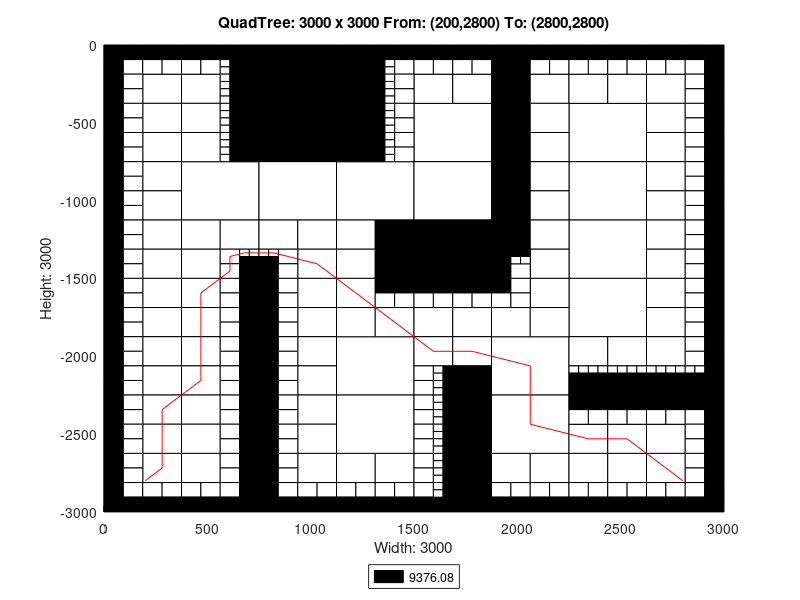

Recreate this plot in MATLAB.
axis([0 3000 -3000 0]);
title('QuadTree: 3000 x 3000 From: (200,2800) To: (2800,2800)');
xlabel('Width: 3000');
ylabel('Height: 3000');
rectangle('Position',[750 -375 375 375], 'FaceColor',[0 0 0]);
rectangle('Position',[750 -750 375 375], 'FaceColor',[0 0 0]);
rectangle('Position',[375 -1125 375 375], 'FaceColor',[1 1 1]);
rectangle('Position',[750 -1125 375 375], 'FaceColor',[1 1 1]);
rectangle('Position',[1125 -1125 375 375], 'FaceColor',[1 1 1]);
rectangle('Position',[1500 -750 375 375], 'FaceColor',[1 1 1]);
rectangle('Position',[2250 -750 375 375], 'FaceColor',[1 1 1]);
rectangle('Position',[1500 -1125 375 375], 'FaceColor',[1 1 1]);
rectangle('Position',[1500 -1500 375 375], 'FaceColor',[0 0 0]);
rectangle('Position',[2250 -1125 375 375], 'FaceColor',[1 1 1]);
rectangle('Position',[2250 -1500 375 375], 'FaceColor',[1 1 1]);
rectangle('Position',[1125 -2250 375 375], 'FaceColor',[1 1 1]);
rectangle('Position',[1125 -2625 375 375], 'FaceColor',[1 1 1]);
rectangle('Position',[1875 -2250 375 375], 'FaceColor',[1 1 1]);
rectangle('Position',[2250 -1875 375 375], 'FaceColor',[1 1 1]);
rectangle('Position',[1875 -2625 375 375], 'FaceColor',[1 1 1]);
rectangle('Position',[187.5 -375 187.5 187.5], 'FaceColor',[1 1 1]);
rectangle('Position',[375 -375 187.5 187.5], 'FaceColor',[1 1 1]);
rectangle('Position',[187.5 -562.5 187.5 187.5], 'FaceColor',[1 1 1]);
rectangle('Position',[187.5 -750 187.5 187.5], 'FaceColor',[1 1 1]);
rectangle('Position',[375 -562.5 187.5 187.5], 'FaceColor',[1 1 1]);
rectangle('Position',[375 -750 187.5 187.5], 'FaceColor',[1 1 1]);
rectangle('Position',[1125 -187.5 187.5 187.5], 'FaceColor',[0 0 0]);
rectangle('Position',[1125 -375 187.5 187.5], 'FaceColor',[0 0 0]);
rectangle('Position',[1125 -562.5 187.5 187.5], 'FaceColor',[0 0 0]);
rectangle('Position',[1125 -750 187.5 187.5], 'FaceColor',[0 0 0]);
rectangle('Position',[187.5 -937.5 187.5 187.5], 'FaceColor',[1 1 1]);
rectangle('Position',[187.5 -1125 187.5 187.5], 'FaceColor',[1 1 1]);
rectangle('Position',[187.5 -1312.5 187.5 187.5], 'FaceColor',[1 1 1]);
rectangle('Position',[187.5 -1500 187.5 187.5], 'FaceColor',[1 1 1]);
rectangle('Position',[375 -1312.5 187.5 187.5], 'FaceColor',[1 1 1]);
rectangle('Position',[562.5 -1312.5 187.5 187.5], 'FaceColor',[1 1 1]);
rectangle('Position',[375 -1500 187.5 187.5], 'FaceColor',[1 1 1]);
rectangle('Position',[750 -1312.5 187.5 187.5], 'FaceColor',[1 1 1]);
rectangle('Position',[937.5 -1312.5 187.5 187.5], 'FaceColor',[1 1 1]);
rectangle('Position',[937.5 -1500 187.5 187.5], 'FaceColor',[1 1 1]);
rectangle('Position',[1125 -1312.5 187.5 187.5], 'FaceColor',[1 1 1]);
rectangle('Position',[1312.5 -1312.5 187.5 187.5], 'FaceColor',[0 0 0]);
rectangle('Position',[1125 -1500 187.5 187.5], 'FaceColor',[1 1 1]);
rectangle('Position',[1312.5 -1500 187.5 187.5], 'FaceColor',[0 0 0]);
rectangle('Position',[1500 -375 187.5 187.5], 'FaceColor',[1 1 1]);
rectangle('Position',[1687.5 -375 187.5 187.5], 'FaceColor',[1 1 1]);
rectangle('Position',[1875 -187.5 187.5 187.5], 'FaceColor',[0 0 0]);
rectangle('Position',[1875 -375 187.5 187.5], 'FaceColor',[0 0 0]);
rectangle('Position',[2062.5 -375 187.5 187.5], 'FaceColor',[1 1 1]);
rectangle('Position',[1875 -562.5 187.5 187.5], 'FaceColor',[0 0 0]);
rectangle('Position',[2062.5 -562.5 187.5 187.5], 'FaceColor',[1 1 1]);
rectangle('Position',[1875 -750 187.5 187.5], 'FaceColor',[0 0 0]);
rectangle('Position',[2062.5 -750 187.5 187.5], 'FaceColor',[1 1 1]);
rectangle('Position',[2250 -375 187.5 187.5], 'FaceColor',[1 1 1]);
rectangle('Position',[2437.5 -375 187.5 187.5], 'FaceColor',[1 1 1]);
rectangle('Position',[2625 -375 187.5 187.5], 'FaceColor',[1 1 1]);
rectangle('Position',[2625 -562.5 187.5 187.5], 'FaceColor',[1 1 1]);
rectangle('Position',[2625 -750 187.5 187.5], 'FaceColor',[1 1 1]);
rectangle('Position',[1875 -937.5 187.5 187.5], 'FaceColor',[0 0 0]);
rectangle('Position',[2062.5 -937.5 187.5 187.5], 'FaceColor',[1 1 1]);
rectangle('Position',[1875 -1125 187.5 187.5], 'FaceColor',[0 0 0]);
rectangle('Position',[2062.5 -1125 187.5 187.5], 'FaceColor',[1 1 1]);
rectangle('Position',[1875 -1312.5 187.5 187.5], 'FaceColor',[0 0 0]);
rectangle('Position',[2062.5 -1312.5 187.5 187.5], 'FaceColor',[1 1 1]);
rectangle('Position',[2062.5 -1500 187.5 187.5], 'FaceColor',[1 1 1]);
rectangle('Position',[2625 -937.5 187.5 187.5], 'FaceColor',[1 1 1]);
rectangle('Position',[2625 -1125 187.5 187.5], 'FaceColor',[1 1 1]);
rectangle('Position',[2625 -1312.5 187.5 187.5], 'FaceColor',[1 1 1]);
rectangle('Position',[2625 -1500 187.5 187.5], 'FaceColor',[1 1 1]);
rectangle('Position',[187.5 -1687.5 187.5 187.5], 'FaceColor',[1 1 1]);
rectangle('Position',[187.5 -1875 187.5 187.5], 'FaceColor',[1 1 1]);
rectangle('Position',[375 -1687.5 187.5 187.5], 'FaceColor',[1 1 1]);
rectangle('Position',[375 -1875 187.5 187.5], 'FaceColor',[1 1 1]);
rectangle('Position',[187.5 -2062.5 187.5 187.5], 'FaceColor',[1 1 1]);
rectangle('Position',[187.5 -2250 187.5 187.5], 'FaceColor',[1 1 1]);
rectangle('Position',[375 -2062.5 187.5 187.5], 'FaceColor',[1 1 1]);
rectangle('Position',[375 -2250 187.5 187.5], 'FaceColor',[1 1 1]);
rectangle('Position',[937.5 -1687.5 187.5 187.5], 'FaceColor',[1 1 1]);
rectangle('Position',[937.5 -1875 187.5 187.5], 'FaceColor',[1 1 1]);
rectangle('Position',[1125 -1687.5 187.5 187.5], 'FaceColor',[1 1 1]);
rectangle('Position',[1125 -1875 187.5 187.5], 'FaceColor',[1 1 1]);
rectangle('Position',[1312.5 -1875 187.5 187.5], 'FaceColor',[1 1 1]);
rectangle('Position',[937.5 -2062.5 187.5 187.5], 'FaceColor',[1 1 1]);
rectangle('Position',[937.5 -2250 187.5 187.5], 'FaceColor',[1 1 1]);
rectangle('Position',[187.5 -2437.5 187.5 187.5], 'FaceColor',[1 1 1]);
rectangle('Position',[187.5 -2625 187.5 187.5], 'FaceColor',[1 1 1]);
rectangle('Position',[375 -2437.5 187.5 187.5], 'FaceColor',[1 1 1]);
rectangle('Position',[375 -2625 187.5 187.5], 'FaceColor',[1 1 1]);
rectangle('Position',[187.5 -2812.5 187.5 187.5], 'FaceColor',[1 1 1]);
rectangle('Position',[375 -2812.5 187.5 187.5], 'FaceColor',[1 1 1]);
rectangle('Position',[937.5 -2437.5 187.5 187.5], 'FaceColor',[1 1 1]);
rectangle('Position',[937.5 -2625 187.5 187.5], 'FaceColor',[1 1 1]);
rectangle('Position',[937.5 -2812.5 187.5 187.5], 'FaceColor',[1 1 1]);
rectangle('Position',[1125 -2812.5 187.5 187.5], 'FaceColor',[1 1 1]);
rectangle('Position',[1312.5 -2812.5 187.5 187.5], 'FaceColor',[1 1 1]);
rectangle('Position',[1500 -1875 187.5 187.5], 'FaceColor',[1 1 1]);
rectangle('Position',[1687.5 -1875 187.5 187.5], 'FaceColor',[1 1 1]);
rectangle('Position',[2062.5 -1687.5 187.5 187.5], 'FaceColor',[1 1 1]);
rectangle('Position',[1875 -1875 187.5 187.5], 'FaceColor',[1 1 1]);
rectangle('Position',[2062.5 -1875 187.5 187.5], 'FaceColor',[1 1 1]);
rectangle('Position',[1500 -2062.5 187.5 187.5], 'FaceColor',[1 1 1]);
rectangle('Position',[1687.5 -2062.5 187.5 187.5], 'FaceColor',[1 1 1]);
rectangle('Position',[1687.5 -2250 187.5 187.5], 'FaceColor',[0 0 0]);
rectangle('Position',[2625 -1687.5 187.5 187.5], 'FaceColor',[1 1 1]);
rectangle('Position',[2625 -1875 187.5 187.5], 'FaceColor',[1 1 1]);
rectangle('Position',[2250 -2062.5 187.5 187.5], 'FaceColor',[1 1 1]);
rectangle('Position',[2437.5 -2062.5 187.5 187.5], 'FaceColor',[1 1 1]);
rectangle('Position',[2625 -2062.5 187.5 187.5], 'FaceColor',[1 1 1]);
rectangle('Position',[1687.5 -2437.5 187.5 187.5], 'FaceColor',[0 0 0]);
rectangle('Position',[1687.5 -2625 187.5 187.5], 'FaceColor',[0 0 0]);
rectangle('Position',[1687.5 -2812.5 187.5 187.5], 'FaceColor',[0 0 0]);
rectangle('Position',[1687.5 -3000 187.5 187.5], 'FaceColor',[0 0 0]);
rectangle('Position',[1875 -2812.5 187.5 187.5], 'FaceColor',[1 1 1]);
rectangle('Position',[2062.5 -2812.5 187.5 187.5], 'FaceColor',[1 1 1]);
rectangle('Position',[2250 -2625 187.5 187.5], 'FaceColor',[1 1 1]);
rectangle('Position',[2437.5 -2625 187.5 187.5], 'FaceColor',[1 1 1]);
rectangle('Position',[2625 -2625 187.5 187.5], 'FaceColor',[1 1 1]);
rectangle('Position',[2250 -2812.5 187.5 187.5], 'FaceColor',[1 1 1]);
rectangle('Position',[2437.5 -2812.5 187.5 187.5], 'FaceColor',[1 1 1]);
rectangle('Position',[2625 -2812.5 187.5 187.5], 'FaceColor',[1 1 1]);
rectangle('Position',[0 -93.75 93.75 93.75], 'FaceColor',[0 0 0]);
rectangle('Position',[93.75 -93.75 93.75 93.75], 'FaceColor',[0 0 0]);
rectangle('Position',[0 -187.5 93.75 93.75], 'FaceColor',[0 0 0]);
rectangle('Position',[93.75 -187.5 93.75 93.75], 'FaceColor',[1 1 1]);
rectangle('Position',[187.5 -93.75 93.75 93.75], 'FaceColor',[0 0 0]);
rectangle('Position',[281.25 -93.75 93.75 93.75], 'FaceColor',[0 0 0]);
rectangle('Position',[187.5 -187.5 93.75 93.75], 'FaceColor',[1 1 1]);
rectangle('Position',[281.25 -187.5 93.75 93.75], 'FaceColor',[1 1 1]);
rectangle('Position',[0 -281.25 93.75 93.75], 'FaceColor',[0 0 0]);
rectangle('Position',[93.75 -281.25 93.75 93.75], 'FaceColor',[1 1 1]);
rectangle('Position',[0 -375 93.75 93.75], 'FaceColor',[0 0 0]);
rectangle('Position',[93.75 -375 93.75 93.75], 'FaceColor',[1 1 1]);
rectangle('Position',[375 -93.75 93.75 93.75], 'FaceColor',[0 0 0]);
rectangle('Position',[468.75 -93.75 93.75 93.75], 'FaceColor',[0 0 0]);
rectangle('Position',[375 -187.5 93.75 93.75], 'FaceColor',[1 1 1]);
rectangle('Position',[468.75 -187.5 93.75 93.75], 'FaceColor',[1 1 1]);
rectangle('Position',[562.5 -93.75 93.75 93.75], 'FaceColor',[0 0 0]);
rectangle('Position',[656.25 -93.75 93.75 93.75], 'FaceColor',[0 0 0]);
rectangle('Position',[656.25 -187.5 93.75 93.75], 'FaceColor',[0 0 0]);
rectangle('Position',[656.25 -281.25 93.75 93.75], 'FaceColor',[0 0 0]);
rectangle('Position',[656.25 -375 93.75 93.75], 'FaceColor',[0 0 0]);
rectangle('Position',[0 -468.75 93.75 93.75], 'FaceColor',[0 0 0]);
rectangle('Position',[93.75 -468.75 93.75 93.75], 'FaceColor',[1 1 1]);
rectangle('Position',[0 -562.5 93.75 93.75], 'FaceColor',[0 0 0]);
rectangle('Position',[93.75 -562.5 93.75 93.75], 'FaceColor',[1 1 1]);
rectangle('Position',[0 -656.25 93.75 93.75], 'FaceColor',[0 0 0]);
rectangle('Position',[93.75 -656.25 93.75 93.75], 'FaceColor',[1 1 1]);
rectangle('Position',[0 -750 93.75 93.75], 'FaceColor',[0 0 0]);
rectangle('Position',[93.75 -750 93.75 93.75], 'FaceColor',[1 1 1]);
rectangle('Position',[656.25 -468.75 93.75 93.75], 'FaceColor',[0 0 0]);
rectangle('Position',[656.25 -562.5 93.75 93.75], 'FaceColor',[0 0 0]);
rectangle('Position',[656.25 -656.25 93.75 93.75], 'FaceColor',[0 0 0]);
rectangle('Position',[656.25 -750 93.75 93.75], 'FaceColor',[0 0 0]);
rectangle('Position',[1312.5 -93.75 93.75 93.75], 'FaceColor',[0 0 0]);
rectangle('Position',[1406.25 -93.75 93.75 93.75], 'FaceColor',[0 0 0]);
rectangle('Position',[1406.25 -187.5 93.75 93.75], 'FaceColor',[1 1 1]);
rectangle('Position',[1406.25 -281.25 93.75 93.75], 'FaceColor',[1 1 1]);
rectangle('Position',[1406.25 -375 93.75 93.75], 'FaceColor',[1 1 1]);
rectangle('Position',[1406.25 -468.75 93.75 93.75], 'FaceColor',[1 1 1]);
rectangle('Position',[1406.25 -562.5 93.75 93.75], 'FaceColor',[1 1 1]);
rectangle('Position',[1406.25 -656.25 93.75 93.75], 'FaceColor',[1 1 1]);
rectangle('Position',[1406.25 -750 93.75 93.75], 'FaceColor',[1 1 1]);
rectangle('Position',[0 -843.75 93.75 93.75], 'FaceColor',[0 0 0]);
rectangle('Position',[93.75 -843.75 93.75 93.75], 'FaceColor',[1 1 1]);
rectangle('Position',[0 -937.5 93.75 93.75], 'FaceColor',[0 0 0]);
rectangle('Position',[93.75 -937.5 93.75 93.75], 'FaceColor',[1 1 1]);
rectangle('Position',[0 -1031.25 93.75 93.75], 'FaceColor',[0 0 0]);
rectangle('Position',[93.75 -1031.25 93.75 93.75], 'FaceColor',[1 1 1]);
rectangle('Position',[0 -1125 93.75 93.75], 'FaceColor',[0 0 0]);
rectangle('Position',[93.75 -1125 93.75 93.75], 'FaceColor',[1 1 1]);
rectangle('Position',[0 -1218.75 93.75 93.75], 'FaceColor',[0 0 0]);
rectangle('Position',[93.75 -1218.75 93.75 93.75], 'FaceColor',[1 1 1]);
rectangle('Position',[0 -1312.5 93.75 93.75], 'FaceColor',[0 0 0]);
rectangle('Position',[93.75 -1312.5 93.75 93.75], 'FaceColor',[1 1 1]);
rectangle('Position',[0 -1406.25 93.75 93.75], 'FaceColor',[0 0 0]);
rectangle('Position',[93.75 -1406.25 93.75 93.75], 'FaceColor',[1 1 1]);
rectangle('Position',[0 -1500 93.75 93.75], 'FaceColor',[0 0 0]);
rectangle('Position',[93.75 -1500 93.75 93.75], 'FaceColor',[1 1 1]);
rectangle('Position',[562.5 -1406.25 93.75 93.75], 'FaceColor',[1 1 1]);
rectangle('Position',[562.5 -1500 93.75 93.75], 'FaceColor',[1 1 1]);
rectangle('Position',[656.25 -1500 93.75 93.75], 'FaceColor',[0 0 0]);
rectangle('Position',[843.75 -1406.25 93.75 93.75], 'FaceColor',[1 1 1]);
rectangle('Position',[750 -1500 93.75 93.75], 'FaceColor',[0 0 0]);
rectangle('Position',[843.75 -1500 93.75 93.75], 'FaceColor',[1 1 1]);
rectangle('Position',[1500 -93.75 93.75 93.75], 'FaceColor',[0 0 0]);
rectangle('Position',[1593.75 -93.75 93.75 93.75], 'FaceColor',[0 0 0]);
rectangle('Position',[1500 -187.5 93.75 93.75], 'FaceColor',[1 1 1]);
rectangle('Position',[1593.75 -187.5 93.75 93.75], 'FaceColor',[1 1 1]);
rectangle('Position',[1687.5 -93.75 93.75 93.75], 'FaceColor',[0 0 0]);
rectangle('Position',[1781.25 -93.75 93.75 93.75], 'FaceColor',[0 0 0]);
rectangle('Position',[1687.5 -187.5 93.75 93.75], 'FaceColor',[1 1 1]);
rectangle('Position',[1781.25 -187.5 93.75 93.75], 'FaceColor',[1 1 1]);
rectangle('Position',[2062.5 -93.75 93.75 93.75], 'FaceColor',[0 0 0]);
rectangle('Position',[2156.25 -93.75 93.75 93.75], 'FaceColor',[0 0 0]);
rectangle('Position',[2062.5 -187.5 93.75 93.75], 'FaceColor',[1 1 1]);
rectangle('Position',[2156.25 -187.5 93.75 93.75], 'FaceColor',[1 1 1]);
rectangle('Position',[2250 -93.75 93.75 93.75], 'FaceColor',[0 0 0]);
rectangle('Position',[2343.75 -93.75 93.75 93.75], 'FaceColor',[0 0 0]);
rectangle('Position',[2250 -187.5 93.75 93.75], 'FaceColor',[1 1 1]);
rectangle('Position',[2343.75 -187.5 93.75 93.75], 'FaceColor',[1 1 1]);
rectangle('Position',[2437.5 -93.75 93.75 93.75], 'FaceColor',[0 0 0]);
rectangle('Position',[2531.25 -93.75 93.75 93.75], 'FaceColor',[0 0 0]);
rectangle('Position',[2437.5 -187.5 93.75 93.75], 'FaceColor',[1 1 1]);
rectangle('Position',[2531.25 -187.5 93.75 93.75], 'FaceColor',[1 1 1]);
rectangle('Position',[2625 -93.75 93.75 93.75], 'FaceColor',[0 0 0]);
rectangle('Position',[2718.75 -93.75 93.75 93.75], 'FaceColor',[0 0 0]);
rectangle('Position',[2625 -187.5 93.75 93.75], 'FaceColor',[1 1 1]);
rectangle('Position',[2718.75 -187.5 93.75 93.75], 'FaceColor',[1 1 1]);
rectangle('Position',[2812.5 -93.75 93.75 93.75], 'FaceColor',[0 0 0]);
rectangle('Position',[2906.25 -93.75 93.75 93.75], 'FaceColor',[0 0 0]);
rectangle('Position',[2812.5 -187.5 93.75 93.75], 'FaceColor',[1 1 1]);
rectangle('Position',[2906.25 -187.5 93.75 93.75], 'FaceColor',[0 0 0]);
rectangle('Position',[2812.5 -281.25 93.75 93.75], 'FaceColor',[1 1 1]);
rectangle('Position',[2906.25 -281.25 93.75 93.75], 'FaceColor',[0 0 0]);
rectangle('Position',[2812.5 -375 93.75 93.75], 'FaceColor',[1 1 1]);
rectangle('Position',[2906.25 -375 93.75 93.75], 'FaceColor',[0 0 0]);
rectangle('Position',[2812.5 -468.75 93.75 93.75], 'FaceColor',[1 1 1]);
rectangle('Position',[2906.25 -468.75 93.75 93.75], 'FaceColor',[0 0 0]);
rectangle('Position',[2812.5 -562.5 93.75 93.75], 'FaceColor',[1 1 1]);
rectangle('Position',[2906.25 -562.5 93.75 93.75], 'FaceColor',[0 0 0]);
rectangle('Position',[2812.5 -656.25 93.75 93.75], 'FaceColor',[1 1 1]);
rectangle('Position',[2906.25 -656.25 93.75 93.75], 'FaceColor',[0 0 0]);
rectangle('Position',[2812.5 -750 93.75 93.75], 'FaceColor',[1 1 1]);
rectangle('Position',[2906.25 -750 93.75 93.75], 'FaceColor',[0 0 0]);
rectangle('Position',[1875 -1406.25 93.75 93.75], 'FaceColor',[0 0 0]);
rectangle('Position',[1875 -1500 93.75 93.75], 'FaceColor',[0 0 0]);
rectangle('Position',[1968.75 -1500 93.75 93.75], 'FaceColor',[1 1 1]);
rectangle('Position',[2812.5 -843.75 93.75 93.75], 'FaceColor',[1 1 1]);
rectangle('Position',[2906.25 -843.75 93.75 93.75], 'FaceColor',[0 0 0]);
rectangle('Position',[2812.5 -937.5 93.75 93.75], 'FaceColor',[1 1 1]);
rectangle('Position',[2906.25 -937.5 93.75 93.75], 'FaceColor',[0 0 0]);
rectangle('Position',[2812.5 -1031.25 93.75 93.75], 'FaceColor',[1 1 1]);
rectangle('Position',[2906.25 -1031.25 93.75 93.75], 'FaceColor',[0 0 0]);
rectangle('Position',[2812.5 -1125 93.75 93.75], 'FaceColor',[1 1 1]);
rectangle('Position',[2906.25 -1125 93.75 93.75], 'FaceColor',[0 0 0]);
rectangle('Position',[2812.5 -1218.75 93.75 93.75], 'FaceColor',[1 1 1]);
rectangle('Position',[2906.25 -1218.75 93.75 93.75], 'FaceColor',[0 0 0]);
rectangle('Position',[2812.5 -1312.5 93.75 93.75], 'FaceColor',[1 1 1]);
rectangle('Position',[2906.25 -1312.5 93.75 93.75], 'FaceColor',[0 0 0]);
rectangle('Position',[2812.5 -1406.25 93.75 93.75], 'FaceColor',[1 1 1]);
rectangle('Position',[2906.25 -1406.25 93.75 93.75], 'FaceColor',[0 0 0]);
rectangle('Position',[2812.5 -1500 93.75 93.75], 'FaceColor',[1 1 1]);
rectangle('Position',[2906.25 -1500 93.75 93.75], 'FaceColor',[0 0 0]);
rectangle('Position',[0 -1593.75 93.75 93.75], 'FaceColor',[0 0 0]);
rectangle('Position',[93.75 -1593.75 93.75 93.75], 'FaceColor',[1 1 1]);
rectangle('Position',[0 -1687.5 93.75 93.75], 'FaceColor',[0 0 0]);
rectangle('Position',[93.75 -1687.5 93.75 93.75], 'FaceColor',[1 1 1]);
rectangle('Position',[0 -1781.25 93.75 93.75], 'FaceColor',[0 0 0]);
rectangle('Position',[93.75 -1781.25 93.75 93.75], 'FaceColor',[1 1 1]);
rectangle('Position',[0 -1875 93.75 93.75], 'FaceColor',[0 0 0]);
rectangle('Position',[93.75 -1875 93.75 93.75], 'FaceColor',[1 1 1]);
rectangle('Position',[562.5 -1593.75 93.75 93.75], 'FaceColor',[1 1 1]);
rectangle('Position',[656.25 -1593.75 93.75 93.75], 'FaceColor',[0 0 0]);
rectangle('Position',[562.5 -1687.5 93.75 93.75], 'FaceColor',[1 1 1]);
rectangle('Position',[656.25 -1687.5 93.75 93.75], 'FaceColor',[0 0 0]);
rectangle('Position',[562.5 -1781.25 93.75 93.75], 'FaceColor',[1 1 1]);
rectangle('Position',[656.25 -1781.25 93.75 93.75], 'FaceColor',[0 0 0]);
rectangle('Position',[562.5 -1875 93.75 93.75], 'FaceColor',[1 1 1]);
rectangle('Position',[656.25 -1875 93.75 93.75], 'FaceColor',[0 0 0]);
rectangle('Position',[0 -1968.75 93.75 93.75], 'FaceColor',[0 0 0]);
rectangle('Position',[93.75 -1968.75 93.75 93.75], 'FaceColor',[1 1 1]);
rectangle('Position',[0 -2062.5 93.75 93.75], 'FaceColor',[0 0 0]);
rectangle('Position',[93.75 -2062.5 93.75 93.75], 'FaceColor',[1 1 1]);
rectangle('Position',[0 -2156.25 93.75 93.75], 'FaceColor',[0 0 0]);
rectangle('Position',[93.75 -2156.25 93.75 93.75], 'FaceColor',[1 1 1]);
rectangle('Position',[0 -2250 93.75 93.75], 'FaceColor',[0 0 0]);
rectangle('Position',[93.75 -2250 93.75 93.75], 'FaceColor',[1 1 1]);
rectangle('Position',[562.5 -1968.75 93.75 93.75], 'FaceColor',[1 1 1]);
rectangle('Position',[656.25 -1968.75 93.75 93.75], 'FaceColor',[0 0 0]);
rectangle('Position',[562.5 -2062.5 93.75 93.75], 'FaceColor',[1 1 1]);
rectangle('Position',[656.25 -2062.5 93.75 93.75], 'FaceColor',[0 0 0]);
rectangle('Position',[562.5 -2156.25 93.75 93.75], 'FaceColor',[1 1 1]);
rectangle('Position',[656.25 -2156.25 93.75 93.75], 'FaceColor',[0 0 0]);
rectangle('Position',[562.5 -2250 93.75 93.75], 'FaceColor',[1 1 1]);
rectangle('Position',[656.25 -2250 93.75 93.75], 'FaceColor',[0 0 0]);
rectangle('Position',[750 -1593.75 93.75 93.75], 'FaceColor',[0 0 0]);
rectangle('Position',[843.75 -1593.75 93.75 93.75], 'FaceColor',[1 1 1]);
rectangle('Position',[750 -1687.5 93.75 93.75], 'FaceColor',[0 0 0]);
rectangle('Position',[843.75 -1687.5 93.75 93.75], 'FaceColor',[1 1 1]);
rectangle('Position',[750 -1781.25 93.75 93.75], 'FaceColor',[0 0 0]);
rectangle('Position',[843.75 -1781.25 93.75 93.75], 'FaceColor',[1 1 1]);
rectangle('Position',[750 -1875 93.75 93.75], 'FaceColor',[0 0 0]);
rectangle('Position',[843.75 -1875 93.75 93.75], 'FaceColor',[1 1 1]);
rectangle('Position',[1312.5 -1593.75 93.75 93.75], 'FaceColor',[0 0 0]);
rectangle('Position',[1406.25 -1593.75 93.75 93.75], 'FaceColor',[0 0 0]);
rectangle('Position',[1312.5 -1687.5 93.75 93.75], 'FaceColor',[1 1 1]);
rectangle('Position',[1406.25 -1687.5 93.75 93.75], 'FaceColor',[1 1 1]);
rectangle('Position',[750 -1968.75 93.75 93.75], 'FaceColor',[0 0 0]);
rectangle('Position',[843.75 -1968.75 93.75 93.75], 'FaceColor',[1 1 1]);
rectangle('Position',[750 -2062.5 93.75 93.75], 'FaceColor',[0 0 0]);
rectangle('Position',[843.75 -2062.5 93.75 93.75], 'FaceColor',[1 1 1]);
rectangle('Position',[750 -2156.25 93.75 93.75], 'FaceColor',[0 0 0]);
rectangle('Position',[843.75 -2156.25 93.75 93.75], 'FaceColor',[1 1 1]);
rectangle('Position',[750 -2250 93.75 93.75], 'FaceColor',[0 0 0]);
rectangle('Position',[843.75 -2250 93.75 93.75], 'FaceColor',[1 1 1]);
rectangle('Position',[0 -2343.75 93.75 93.75], 'FaceColor',[0 0 0]);
rectangle('Position',[93.75 -2343.75 93.75 93.75], 'FaceColor',[1 1 1]);
rectangle('Position',[0 -2437.5 93.75 93.75], 'FaceColor',[0 0 0]);
rectangle('Position',[93.75 -2437.5 93.75 93.75], 'FaceColor',[1 1 1]);
rectangle('Position',[0 -2531.25 93.75 93.75], 'FaceColor',[0 0 0]);
rectangle('Position',[93.75 -2531.25 93.75 93.75], 'FaceColor',[1 1 1]);
rectangle('Position',[0 -2625 93.75 93.75], 'FaceColor',[0 0 0]);
rectangle('Position',[93.75 -2625 93.75 93.75], 'FaceColor',[1 1 1]);
rectangle('Position',[562.5 -2343.75 93.75 93.75], 'FaceColor',[1 1 1]);
rectangle('Position',[656.25 -2343.75 93.75 93.75], 'FaceColor',[0 0 0]);
rectangle('Position',[562.5 -2437.5 93.75 93.75], 'FaceColor',[1 1 1]);
rectangle('Position',[656.25 -2437.5 93.75 93.75], 'FaceColor',[0 0 0]);
rectangle('Position',[562.5 -2531.25 93.75 93.75], 'FaceColor',[1 1 1]);
rectangle('Position',[656.25 -2531.25 93.75 93.75], 'FaceColor',[0 0 0]);
rectangle('Position',[562.5 -2625 93.75 93.75], 'FaceColor',[1 1 1]);
rectangle('Position',[656.25 -2625 93.75 93.75], 'FaceColor',[0 0 0]);
rectangle('Position',[0 -2718.75 93.75 93.75], 'FaceColor',[0 0 0]);
rectangle('Position',[93.75 -2718.75 93.75 93.75], 'FaceColor',[1 1 1]);
rectangle('Position',[0 -2812.5 93.75 93.75], 'FaceColor',[0 0 0]);
rectangle('Position',[93.75 -2812.5 93.75 93.75], 'FaceColor',[1 1 1]);
rectangle('Position',[0 -2906.25 93.75 93.75], 'FaceColor',[0 0 0]);
rectangle('Position',[93.75 -2906.25 93.75 93.75], 'FaceColor',[1 1 1]);
rectangle('Position',[0 -3000 93.75 93.75], 'FaceColor',[0 0 0]);
rectangle('Position',[93.75 -3000 93.75 93.75], 'FaceColor',[0 0 0]);
rectangle('Position',[187.5 -2906.25 93.75 93.75], 'FaceColor',[1 1 1]);
rectangle('Position',[281.25 -2906.25 93.75 93.75], 'FaceColor',[1 1 1]);
rectangle('Position',[187.5 -3000 93.75 93.75], 'FaceColor',[0 0 0]);
rectangle('Position',[281.25 -3000 93.75 93.75], 'FaceColor',[0 0 0]);
rectangle('Position',[562.5 -2718.75 93.75 93.75], 'FaceColor',[1 1 1]);
rectangle('Position',[656.25 -2718.75 93.75 93.75], 'FaceColor',[0 0 0]);
rectangle('Position',[562.5 -2812.5 93.75 93.75], 'FaceColor',[1 1 1]);
rectangle('Position',[656.25 -2812.5 93.75 93.75], 'FaceColor',[0 0 0]);
rectangle('Position',[375 -2906.25 93.75 93.75], 'FaceColor',[1 1 1]);
rectangle('Position',[468.75 -2906.25 93.75 93.75], 'FaceColor',[1 1 1]);
rectangle('Position',[375 -3000 93.75 93.75], 'FaceColor',[0 0 0]);
rectangle('Position',[468.75 -3000 93.75 93.75], 'FaceColor',[0 0 0]);
rectangle('Position',[562.5 -2906.25 93.75 93.75], 'FaceColor',[1 1 1]);
rectangle('Position',[656.25 -2906.25 93.75 93.75], 'FaceColor',[0 0 0]);
rectangle('Position',[562.5 -3000 93.75 93.75], 'FaceColor',[0 0 0]);
rectangle('Position',[656.25 -3000 93.75 93.75], 'FaceColor',[0 0 0]);
rectangle('Position',[750 -2343.75 93.75 93.75], 'FaceColor',[0 0 0]);
rectangle('Position',[843.75 -2343.75 93.75 93.75], 'FaceColor',[1 1 1]);
rectangle('Position',[750 -2437.5 93.75 93.75], 'FaceColor',[0 0 0]);
rectangle('Position',[843.75 -2437.5 93.75 93.75], 'FaceColor',[1 1 1]);
rectangle('Position',[750 -2531.25 93.75 93.75], 'FaceColor',[0 0 0]);
rectangle('Position',[843.75 -2531.25 93.75 93.75], 'FaceColor',[1 1 1]);
rectangle('Position',[750 -2625 93.75 93.75], 'FaceColor',[0 0 0]);
rectangle('Position',[843.75 -2625 93.75 93.75], 'FaceColor',[1 1 1]);
rectangle('Position',[750 -2718.75 93.75 93.75], 'FaceColor',[0 0 0]);
rectangle('Position',[843.75 -2718.75 93.75 93.75], 'FaceColor',[1 1 1]);
rectangle('Position',[750 -2812.5 93.75 93.75], 'FaceColor',[0 0 0]);
rectangle('Position',[843.75 -2812.5 93.75 93.75], 'FaceColor',[1 1 1]);
rectangle('Position',[750 -2906.25 93.75 93.75], 'FaceColor',[0 0 0]);
rectangle('Position',[843.75 -2906.25 93.75 93.75], 'FaceColor',[1 1 1]);
rectangle('Position',[750 -3000 93.75 93.75], 'FaceColor',[0 0 0]);
rectangle('Position',[843.75 -3000 93.75 93.75], 'FaceColor',[0 0 0]);
rectangle('Position',[937.5 -2906.25 93.75 93.75], 'FaceColor',[1 1 1]);
rectangle('Position',[1031.25 -2906.25 93.75 93.75], 'FaceColor',[1 1 1]);
rectangle('Position',[937.5 -3000 93.75 93.75], 'FaceColor',[0 0 0]);
rectangle('Position',[1031.25 -3000 93.75 93.75], 'FaceColor',[0 0 0]);
rectangle('Position',[1125 -2906.25 93.75 93.75], 'FaceColor',[1 1 1]);
rectangle('Position',[1218.75 -2906.25 93.75 93.75], 'FaceColor',[1 1 1]);
rectangle('Position',[1125 -3000 93.75 93.75], 'FaceColor',[0 0 0]);
rectangle('Position',[1218.75 -3000 93.75 93.75], 'FaceColor',[0 0 0]);
rectangle('Position',[1312.5 -2906.25 93.75 93.75], 'FaceColor',[1 1 1]);
rectangle('Position',[1406.25 -2906.25 93.75 93.75], 'FaceColor',[1 1 1]);
rectangle('Position',[1312.5 -3000 93.75 93.75], 'FaceColor',[0 0 0]);
rectangle('Position',[1406.25 -3000 93.75 93.75], 'FaceColor',[0 0 0]);
rectangle('Position',[1500 -1593.75 93.75 93.75], 'FaceColor',[0 0 0]);
rectangle('Position',[1593.75 -1593.75 93.75 93.75], 'FaceColor',[0 0 0]);
rectangle('Position',[1500 -1687.5 93.75 93.75], 'FaceColor',[1 1 1]);
rectangle('Position',[1593.75 -1687.5 93.75 93.75], 'FaceColor',[1 1 1]);
rectangle('Position',[1687.5 -1593.75 93.75 93.75], 'FaceColor',[0 0 0]);
rectangle('Position',[1781.25 -1593.75 93.75 93.75], 'FaceColor',[0 0 0]);
rectangle('Position',[1687.5 -1687.5 93.75 93.75], 'FaceColor',[1 1 1]);
rectangle('Position',[1781.25 -1687.5 93.75 93.75], 'FaceColor',[1 1 1]);
rectangle('Position',[1875 -1593.75 93.75 93.75], 'FaceColor',[0 0 0]);
rectangle('Position',[1968.75 -1593.75 93.75 93.75], 'FaceColor',[1 1 1]);
rectangle('Position',[1875 -1687.5 93.75 93.75], 'FaceColor',[1 1 1]);
rectangle('Position',[1968.75 -1687.5 93.75 93.75], 'FaceColor',[1 1 1]);
rectangle('Position',[1500 -2156.25 93.75 93.75], 'FaceColor',[1 1 1]);
rectangle('Position',[1500 -2250 93.75 93.75], 'FaceColor',[1 1 1]);
rectangle('Position',[2812.5 -1593.75 93.75 93.75], 'FaceColor',[1 1 1]);
rectangle('Position',[2906.25 -1593.75 93.75 93.75], 'FaceColor',[0 0 0]);
rectangle('Position',[2812.5 -1687.5 93.75 93.75], 'FaceColor',[1 1 1]);
rectangle('Position',[2906.25 -1687.5 93.75 93.75], 'FaceColor',[0 0 0]);
rectangle('Position',[2812.5 -1781.25 93.75 93.75], 'FaceColor',[1 1 1]);
rectangle('Position',[2906.25 -1781.25 93.75 93.75], 'FaceColor',[0 0 0]);
rectangle('Position',[2812.5 -1875 93.75 93.75], 'FaceColor',[1 1 1]);
rectangle('Position',[2906.25 -1875 93.75 93.75], 'FaceColor',[0 0 0]);
rectangle('Position',[2250 -2250 93.75 93.75], 'FaceColor',[0 0 0]);
rectangle('Position',[2343.75 -2250 93.75 93.75], 'FaceColor',[0 0 0]);
rectangle('Position',[2437.5 -2250 93.75 93.75], 'FaceColor',[0 0 0]);
rectangle('Position',[2531.25 -2250 93.75 93.75], 'FaceColor',[0 0 0]);
rectangle('Position',[2812.5 -1968.75 93.75 93.75], 'FaceColor',[1 1 1]);
rectangle('Position',[2906.25 -1968.75 93.75 93.75], 'FaceColor',[0 0 0]);
rectangle('Position',[2812.5 -2062.5 93.75 93.75], 'FaceColor',[1 1 1]);
rectangle('Position',[2906.25 -2062.5 93.75 93.75], 'FaceColor',[0 0 0]);
rectangle('Position',[2625 -2250 93.75 93.75], 'FaceColor',[0 0 0]);
rectangle('Position',[2718.75 -2250 93.75 93.75], 'FaceColor',[0 0 0]);
rectangle('Position',[2906.25 -2156.25 93.75 93.75], 'FaceColor',[0 0 0]);
rectangle('Position',[2812.5 -2250 93.75 93.75], 'FaceColor',[0 0 0]);
rectangle('Position',[2906.25 -2250 93.75 93.75], 'FaceColor',[0 0 0]);
rectangle('Position',[1500 -2343.75 93.75 93.75], 'FaceColor',[1 1 1]);
rectangle('Position',[1500 -2437.5 93.75 93.75], 'FaceColor',[1 1 1]);
rectangle('Position',[1500 -2531.25 93.75 93.75], 'FaceColor',[1 1 1]);
rectangle('Position',[1500 -2625 93.75 93.75], 'FaceColor',[1 1 1]);
rectangle('Position',[1500 -2718.75 93.75 93.75], 'FaceColor',[1 1 1]);
rectangle('Position',[1500 -2812.5 93.75 93.75], 'FaceColor',[1 1 1]);
rectangle('Position',[1500 -2906.25 93.75 93.75], 'FaceColor',[1 1 1]);
rectangle('Position',[1500 -3000 93.75 93.75], 'FaceColor',[0 0 0]);
rectangle('Position',[1593.75 -3000 93.75 93.75], 'FaceColor',[0 0 0]);
rectangle('Position',[1875 -2906.25 93.75 93.75], 'FaceColor',[1 1 1]);
rectangle('Position',[1968.75 -2906.25 93.75 93.75], 'FaceColor',[1 1 1]);
rectangle('Position',[1875 -3000 93.75 93.75], 'FaceColor',[0 0 0]);
rectangle('Position',[1968.75 -3000 93.75 93.75], 'FaceColor',[0 0 0]);
rectangle('Position',[2062.5 -2906.25 93.75 93.75], 'FaceColor',[1 1 1]);
rectangle('Position',[2156.25 -2906.25 93.75 93.75], 'FaceColor',[1 1 1]);
rectangle('Position',[2062.5 -3000 93.75 93.75], 'FaceColor',[0 0 0]);
rectangle('Position',[2156.25 -3000 93.75 93.75], 'FaceColor',[0 0 0]);
rectangle('Position',[2250 -2343.75 93.75 93.75], 'FaceColor',[0 0 0]);
rectangle('Position',[2343.75 -2343.75 93.75 93.75], 'FaceColor',[0 0 0]);
rectangle('Position',[2250 -2437.5 93.75 93.75], 'FaceColor',[1 1 1]);
rectangle('Position',[2343.75 -2437.5 93.75 93.75], 'FaceColor',[1 1 1]);
rectangle('Position',[2437.5 -2343.75 93.75 93.75], 'FaceColor',[0 0 0]);
rectangle('Position',[2531.25 -2343.75 93.75 93.75], 'FaceColor',[0 0 0]);
rectangle('Position',[2437.5 -2437.5 93.75 93.75], 'FaceColor',[1 1 1]);
rectangle('Position',[2531.25 -2437.5 93.75 93.75], 'FaceColor',[1 1 1]);
rectangle('Position',[2625 -2343.75 93.75 93.75], 'FaceColor',[0 0 0]);
rectangle('Position',[2718.75 -2343.75 93.75 93.75], 'FaceColor',[0 0 0]);
rectangle('Position',[2625 -2437.5 93.75 93.75], 'FaceColor',[1 1 1]);
rectangle('Position',[2718.75 -2437.5 93.75 93.75], 'FaceColor',[1 1 1]);
rectangle('Position',[2812.5 -2343.75 93.75 93.75], 'FaceColor',[0 0 0]);
rectangle('Position',[2906.25 -2343.75 93.75 93.75], 'FaceColor',[0 0 0]);
rectangle('Position',[2812.5 -2437.5 93.75 93.75], 'FaceColor',[1 1 1]);
rectangle('Position',[2906.25 -2437.5 93.75 93.75], 'FaceColor',[0 0 0]);
rectangle('Position',[2812.5 -2531.25 93.75 93.75], 'FaceColor',[1 1 1]);
rectangle('Position',[2906.25 -2531.25 93.75 93.75], 'FaceColor',[0 0 0]);
rectangle('Position',[2812.5 -2625 93.75 93.75], 'FaceColor',[1 1 1]);
rectangle('Position',[2906.25 -2625 93.75 93.75], 'FaceColor',[0 0 0]);
rectangle('Position',[2250 -2906.25 93.75 93.75], 'FaceColor',[1 1 1]);
rectangle('Position',[2343.75 -2906.25 93.75 93.75], 'FaceColor',[1 1 1]);
rectangle('Position',[2250 -3000 93.75 93.75], 'FaceColor',[0 0 0]);
rectangle('Position',[2343.75 -3000 93.75 93.75], 'FaceColor',[0 0 0]);
rectangle('Position',[2437.5 -2906.25 93.75 93.75], 'FaceColor',[1 1 1]);
rectangle('Position',[2531.25 -2906.25 93.75 93.75], 'FaceColor',[1 1 1]);
rectangle('Position',[2437.5 -3000 93.75 93.75], 'FaceColor',[0 0 0]);
rectangle('Position',[2531.25 -3000 93.75 93.75], 'FaceColor',[0 0 0]);
rectangle('Position',[2812.5 -2718.75 93.75 93.75], 'FaceColor',[1 1 1]);
rectangle('Position',[2906.25 -2718.75 93.75 93.75], 'FaceColor',[0 0 0]);
rectangle('Position',[2812.5 -2812.5 93.75 93.75], 'FaceColor',[1 1 1]);
rectangle('Position',[2906.25 -2812.5 93.75 93.75], 'FaceColor',[0 0 0]);
rectangle('Position',[2625 -2906.25 93.75 93.75], 'FaceColor',[1 1 1]);
rectangle('Position',[2718.75 -2906.25 93.75 93.75], 'FaceColor',[1 1 1]);
rectangle('Position',[2625 -3000 93.75 93.75], 'FaceColor',[0 0 0]);
rectangle('Position',[2718.75 -3000 93.75 93.75], 'FaceColor',[0 0 0]);
rectangle('Position',[2812.5 -2906.25 93.75 93.75], 'FaceColor',[1 1 1]);
rectangle('Position',[2906.25 -2906.25 93.75 93.75], 'FaceColor',[0 0 0]);
rectangle('Position',[2812.5 -3000 93.75 93.75], 'FaceColor',[0 0 0]);
rectangle('Position',[2906.25 -3000 93.75 93.75], 'FaceColor',[0 0 0]);
rectangle('Position',[562.5 -140.625 46.875 46.875], 'FaceColor',[1 1 1]);
rectangle('Position',[609.375 -140.625 46.875 46.875], 'FaceColor',[0 0 0]);
rectangle('Position',[562.5 -187.5 46.875 46.875], 'FaceColor',[1 1 1]);
rectangle('Position',[609.375 -187.5 46.875 46.875], 'FaceColor',[0 0 0]);
rectangle('Position',[562.5 -234.375 46.875 46.875], 'FaceColor',[1 1 1]);
rectangle('Position',[609.375 -234.375 46.875 46.875], 'FaceColor',[0 0 0]);
rectangle('Position',[562.5 -281.25 46.875 46.875], 'FaceColor',[1 1 1]);
rectangle('Position',[609.375 -281.25 46.875 46.875], 'FaceColor',[0 0 0]);
rectangle('Position',[562.5 -328.125 46.875 46.875], 'FaceColor',[1 1 1]);
rectangle('Position',[609.375 -328.125 46.875 46.875], 'FaceColor',[0 0 0]);
rectangle('Position',[562.5 -375 46.875 46.875], 'FaceColor',[1 1 1]);
rectangle('Position',[609.375 -375 46.875 46.875], 'FaceColor',[0 0 0]);
rectangle('Position',[562.5 -421.875 46.875 46.875], 'FaceColor',[1 1 1]);
rectangle('Position',[609.375 -421.875 46.875 46.875], 'FaceColor',[0 0 0]);
rectangle('Position',[562.5 -468.75 46.875 46.875], 'FaceColor',[1 1 1]);
rectangle('Position',[609.375 -468.75 46.875 46.875], 'FaceColor',[0 0 0]);
rectangle('Position',[562.5 -515.625 46.875 46.875], 'FaceColor',[1 1 1]);
rectangle('Position',[609.375 -515.625 46.875 46.875], 'FaceColor',[0 0 0]);
rectangle('Position',[562.5 -562.5 46.875 46.875], 'FaceColor',[1 1 1]);
rectangle('Position',[609.375 -562.5 46.875 46.875], 'FaceColor',[0 0 0]);
rectangle('Position',[562.5 -609.375 46.875 46.875], 'FaceColor',[1 1 1]);
rectangle('Position',[609.375 -609.375 46.875 46.875], 'FaceColor',[0 0 0]);
rectangle('Position',[562.5 -656.25 46.875 46.875], 'FaceColor',[1 1 1]);
rectangle('Position',[609.375 -656.25 46.875 46.875], 'FaceColor',[0 0 0]);
rectangle('Position',[562.5 -703.125 46.875 46.875], 'FaceColor',[1 1 1]);
rectangle('Position',[609.375 -703.125 46.875 46.875], 'FaceColor',[0 0 0]);
rectangle('Position',[562.5 -750 46.875 46.875], 'FaceColor',[1 1 1]);
rectangle('Position',[609.375 -750 46.875 46.875], 'FaceColor',[0 0 0]);
rectangle('Position',[1312.5 -140.625 46.875 46.875], 'FaceColor',[0 0 0]);
rectangle('Position',[1359.38 -140.625 46.875 46.875], 'FaceColor',[1 1 1]);
rectangle('Position',[1312.5 -187.5 46.875 46.875], 'FaceColor',[0 0 0]);
rectangle('Position',[1359.38 -187.5 46.875 46.875], 'FaceColor',[1 1 1]);
rectangle('Position',[1312.5 -234.375 46.875 46.875], 'FaceColor',[0 0 0]);
rectangle('Position',[1359.38 -234.375 46.875 46.875], 'FaceColor',[1 1 1]);
rectangle('Position',[1312.5 -281.25 46.875 46.875], 'FaceColor',[0 0 0]);
rectangle('Position',[1359.38 -281.25 46.875 46.875], 'FaceColor',[1 1 1]);
rectangle('Position',[1312.5 -328.125 46.875 46.875], 'FaceColor',[0 0 0]);
rectangle('Position',[1359.38 -328.125 46.875 46.875], 'FaceColor',[1 1 1]);
rectangle('Position',[1312.5 -375 46.875 46.875], 'FaceColor',[0 0 0]);
rectangle('Position',[1359.38 -375 46.875 46.875], 'FaceColor',[1 1 1]);
rectangle('Position',[1312.5 -421.875 46.875 46.875], 'FaceColor',[0 0 0]);
rectangle('Position',[1359.38 -421.875 46.875 46.875], 'FaceColor',[1 1 1]);
rectangle('Position',[1312.5 -468.75 46.875 46.875], 'FaceColor',[0 0 0]);
rectangle('Position',[1359.38 -468.75 46.875 46.875], 'FaceColor',[1 1 1]);
rectangle('Position',[1312.5 -515.625 46.875 46.875], 'FaceColor',[0 0 0]);
rectangle('Position',[1359.38 -515.625 46.875 46.875], 'FaceColor',[1 1 1]);
rectangle('Position',[1312.5 -562.5 46.875 46.875], 'FaceColor',[0 0 0]);
rectangle('Position',[1359.38 -562.5 46.875 46.875], 'FaceColor',[1 1 1]);
rectangle('Position',[1312.5 -609.375 46.875 46.875], 'FaceColor',[0 0 0]);
rectangle('Position',[1359.38 -609.375 46.875 46.875], 'FaceColor',[1 1 1]);
rectangle('Position',[1312.5 -656.25 46.875 46.875], 'FaceColor',[0 0 0]);
rectangle('Position',[1359.38 -656.25 46.875 46.875], 'FaceColor',[1 1 1]);
rectangle('Position',[1312.5 -703.125 46.875 46.875], 'FaceColor',[0 0 0]);
rectangle('Position',[1359.38 -703.125 46.875 46.875], 'FaceColor',[1 1 1]);
rectangle('Position',[1312.5 -750 46.875 46.875], 'FaceColor',[0 0 0]);
rectangle('Position',[1359.38 -750 46.875 46.875], 'FaceColor',[1 1 1]);
rectangle('Position',[656.25 -1359.38 46.875 46.875], 'FaceColor',[1 1 1]);
rectangle('Position',[703.125 -1359.38 46.875 46.875], 'FaceColor',[1 1 1]);
rectangle('Position',[656.25 -1406.25 46.875 46.875], 'FaceColor',[0 0 0]);
rectangle('Position',[703.125 -1406.25 46.875 46.875], 'FaceColor',[0 0 0]);
rectangle('Position',[750 -1359.38 46.875 46.875], 'FaceColor',[1 1 1]);
rectangle('Position',[796.875 -1359.38 46.875 46.875], 'FaceColor',[1 1 1]);
rectangle('Position',[750 -1406.25 46.875 46.875], 'FaceColor',[0 0 0]);
rectangle('Position',[796.875 -1406.25 46.875 46.875], 'FaceColor',[0 0 0]);
rectangle('Position',[1968.75 -1359.38 46.875 46.875], 'FaceColor',[0 0 0]);
rectangle('Position',[2015.62 -1359.38 46.875 46.875], 'FaceColor',[0 0 0]);
rectangle('Position',[1968.75 -1406.25 46.875 46.875], 'FaceColor',[1 1 1]);
rectangle('Position',[2015.62 -1406.25 46.875 46.875], 'FaceColor',[1 1 1]);
rectangle('Position',[1593.75 -2109.38 46.875 46.875], 'FaceColor',[1 1 1]);
rectangle('Position',[1640.62 -2109.38 46.875 46.875], 'FaceColor',[0 0 0]);
rectangle('Position',[1593.75 -2156.25 46.875 46.875], 'FaceColor',[1 1 1]);
rectangle('Position',[1640.62 -2156.25 46.875 46.875], 'FaceColor',[0 0 0]);
rectangle('Position',[1593.75 -2203.12 46.875 46.875], 'FaceColor',[1 1 1]);
rectangle('Position',[1640.62 -2203.12 46.875 46.875], 'FaceColor',[0 0 0]);
rectangle('Position',[1593.75 -2250 46.875 46.875], 'FaceColor',[1 1 1]);
rectangle('Position',[1640.62 -2250 46.875 46.875], 'FaceColor',[0 0 0]);
rectangle('Position',[2250 -2109.38 46.875 46.875], 'FaceColor',[1 1 1]);
rectangle('Position',[2296.88 -2109.38 46.875 46.875], 'FaceColor',[1 1 1]);
rectangle('Position',[2250 -2156.25 46.875 46.875], 'FaceColor',[0 0 0]);
rectangle('Position',[2296.88 -2156.25 46.875 46.875], 'FaceColor',[0 0 0]);
rectangle('Position',[2343.75 -2109.38 46.875 46.875], 'FaceColor',[1 1 1]);
rectangle('Position',[2390.62 -2109.38 46.875 46.875], 'FaceColor',[1 1 1]);
rectangle('Position',[2343.75 -2156.25 46.875 46.875], 'FaceColor',[0 0 0]);
rectangle('Position',[2390.62 -2156.25 46.875 46.875], 'FaceColor',[0 0 0]);
rectangle('Position',[2437.5 -2109.38 46.875 46.875], 'FaceColor',[1 1 1]);
rectangle('Position',[2484.38 -2109.38 46.875 46.875], 'FaceColor',[1 1 1]);
rectangle('Position',[2437.5 -2156.25 46.875 46.875], 'FaceColor',[0 0 0]);
rectangle('Position',[2484.38 -2156.25 46.875 46.875], 'FaceColor',[0 0 0]);
rectangle('Position',[2531.25 -2109.38 46.875 46.875], 'FaceColor',[1 1 1]);
rectangle('Position',[2578.12 -2109.38 46.875 46.875], 'FaceColor',[1 1 1]);
rectangle('Position',[2531.25 -2156.25 46.875 46.875], 'FaceColor',[0 0 0]);
rectangle('Position',[2578.12 -2156.25 46.875 46.875], 'FaceColor',[0 0 0]);
rectangle('Position',[2625 -2109.38 46.875 46.875], 'FaceColor',[1 1 1]);
rectangle('Position',[2671.88 -2109.38 46.875 46.875], 'FaceColor',[1 1 1]);
rectangle('Position',[2625 -2156.25 46.875 46.875], 'FaceColor',[0 0 0]);
rectangle('Position',[2671.88 -2156.25 46.875 46.875], 'FaceColor',[0 0 0]);
rectangle('Position',[2718.75 -2109.38 46.875 46.875], 'FaceColor',[1 1 1]);
rectangle('Position',[2765.62 -2109.38 46.875 46.875], 'FaceColor',[1 1 1]);
rectangle('Position',[2718.75 -2156.25 46.875 46.875], 'FaceColor',[0 0 0]);
rectangle('Position',[2765.62 -2156.25 46.875 46.875], 'FaceColor',[0 0 0]);
rectangle('Position',[2812.5 -2109.38 46.875 46.875], 'FaceColor',[1 1 1]);
rectangle('Position',[2859.38 -2109.38 46.875 46.875], 'FaceColor',[1 1 1]);
rectangle('Position',[2812.5 -2156.25 46.875 46.875], 'FaceColor',[0 0 0]);
rectangle('Position',[2859.38 -2156.25 46.875 46.875], 'FaceColor',[0 0 0]);
rectangle('Position',[1593.75 -2296.88 46.875 46.875], 'FaceColor',[1 1 1]);
rectangle('Position',[1640.62 -2296.88 46.875 46.875], 'FaceColor',[0 0 0]);
rectangle('Position',[1593.75 -2343.75 46.875 46.875], 'FaceColor',[1 1 1]);
rectangle('Position',[1640.62 -2343.75 46.875 46.875], 'FaceColor',[0 0 0]);
rectangle('Position',[1593.75 -2390.62 46.875 46.875], 'FaceColor',[1 1 1]);
rectangle('Position',[1640.62 -2390.62 46.875 46.875], 'FaceColor',[0 0 0]);
rectangle('Position',[1593.75 -2437.5 46.875 46.875], 'FaceColor',[1 1 1]);
rectangle('Position',[1640.62 -2437.5 46.875 46.875], 'FaceColor',[0 0 0]);
rectangle('Position',[1593.75 -2484.38 46.875 46.875], 'FaceColor',[1 1 1]);
rectangle('Position',[1640.62 -2484.38 46.875 46.875], 'FaceColor',[0 0 0]);
rectangle('Position',[1593.75 -2531.25 46.875 46.875], 'FaceColor',[1 1 1]);
rectangle('Position',[1640.62 -2531.25 46.875 46.875], 'FaceColor',[0 0 0]);
rectangle('Position',[1593.75 -2578.12 46.875 46.875], 'FaceColor',[1 1 1]);
rectangle('Position',[1640.62 -2578.12 46.875 46.875], 'FaceColor',[0 0 0]);
rectangle('Position',[1593.75 -2625 46.875 46.875], 'FaceColor',[1 1 1]);
rectangle('Position',[1640.62 -2625 46.875 46.875], 'FaceColor',[0 0 0]);
rectangle('Position',[1593.75 -2671.88 46.875 46.875], 'FaceColor',[1 1 1]);
rectangle('Position',[1640.62 -2671.88 46.875 46.875], 'FaceColor',[0 0 0]);
rectangle('Position',[1593.75 -2718.75 46.875 46.875], 'FaceColor',[1 1 1]);
rectangle('Position',[1640.62 -2718.75 46.875 46.875], 'FaceColor',[0 0 0]);
rectangle('Position',[1593.75 -2765.62 46.875 46.875], 'FaceColor',[1 1 1]);
rectangle('Position',[1640.62 -2765.62 46.875 46.875], 'FaceColor',[0 0 0]);
rectangle('Position',[1593.75 -2812.5 46.875 46.875], 'FaceColor',[1 1 1]);
rectangle('Position',[1640.62 -2812.5 46.875 46.875], 'FaceColor',[0 0 0]);
rectangle('Position',[1593.75 -2859.38 46.875 46.875], 'FaceColor',[1 1 1]);
rectangle('Position',[1640.62 -2859.38 46.875 46.875], 'FaceColor',[0 0 0]);
rectangle('Position',[1593.75 -2906.25 46.875 46.875], 'FaceColor',[1 1 1]);
rectangle('Position',[1640.62 -2906.25 46.875 46.875], 'FaceColor',[0 0 0]);
X=[2800,2718.75,2531.25,2343.75,2062.5,2062.5,1781.25,1593.75,1406.25,1218.75,1031.25,890.625,820.312,773.438,726.562,679.688,609.375,609.375,468.75,468.75,468.75,468.75,281.25,281.25,281.25,200];
Y=[-2800,-2718.75,-2531.25,-2531.25,-2437.5,-2062.5,-1968.75,-1968.75,-1781.25,-1593.75,-1406.25,-1359.38,-1335.94,-1335.94,-1335.94,-1335.94,-1359.38,-1453.12,-1593.75,-1781.25,-1968.75,-2156.25,-2343.75,-2531.25,-2718.75,-2800];
hold on;
plot(X,Y,'r');
legend('9376.08','Location','southoutside');
